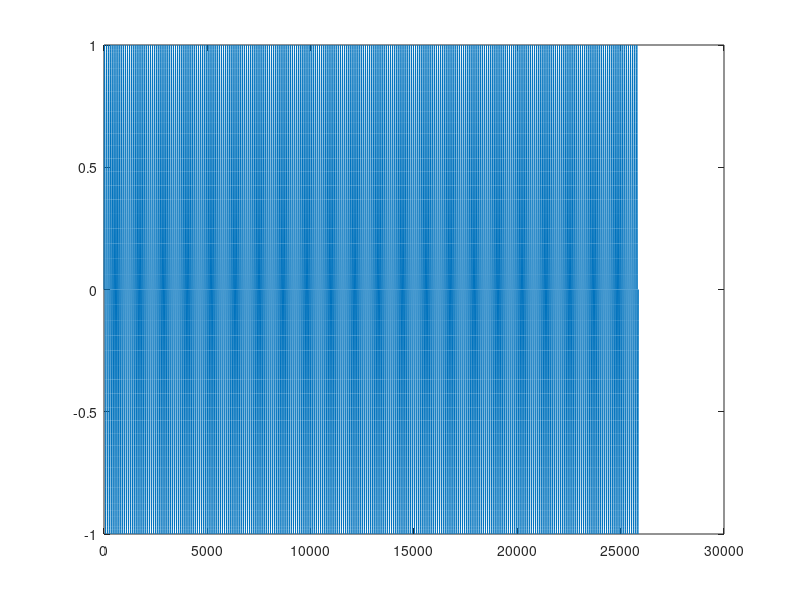

This figure's MATLAB source:
y1 = rand(44100,1);
y2 = rand(44100,1);
SR = 44100;
x = 1:SR;
stereoSound = [y1,y2];

normalizedStereo = stereoSound * 2;
normalizedStereo = normalizedStereo - 1;
normalizedStereo = normalizedStereo * 0.8;

% plot(x,stereoSound,'r',x, normalizedStereo,'b');

avg = mean(normalizedStereo);

stereoBack = normalizedStereo(SR-255:SR,:);

for x = 1:8
    stereoBack = [stereoBack; stereoBack];   
end

%soundsc(stereoBack, SR);

% SIN 441Hz
Hz = 441;
T = 44100/Hz;
sound = sin(2*pi*((0:T)/T));
soundLong = sound;

for i = 0:7
    soundLong = [soundLong soundLong];
end

plot(soundLong);
soundsc(soundLong,SR);

